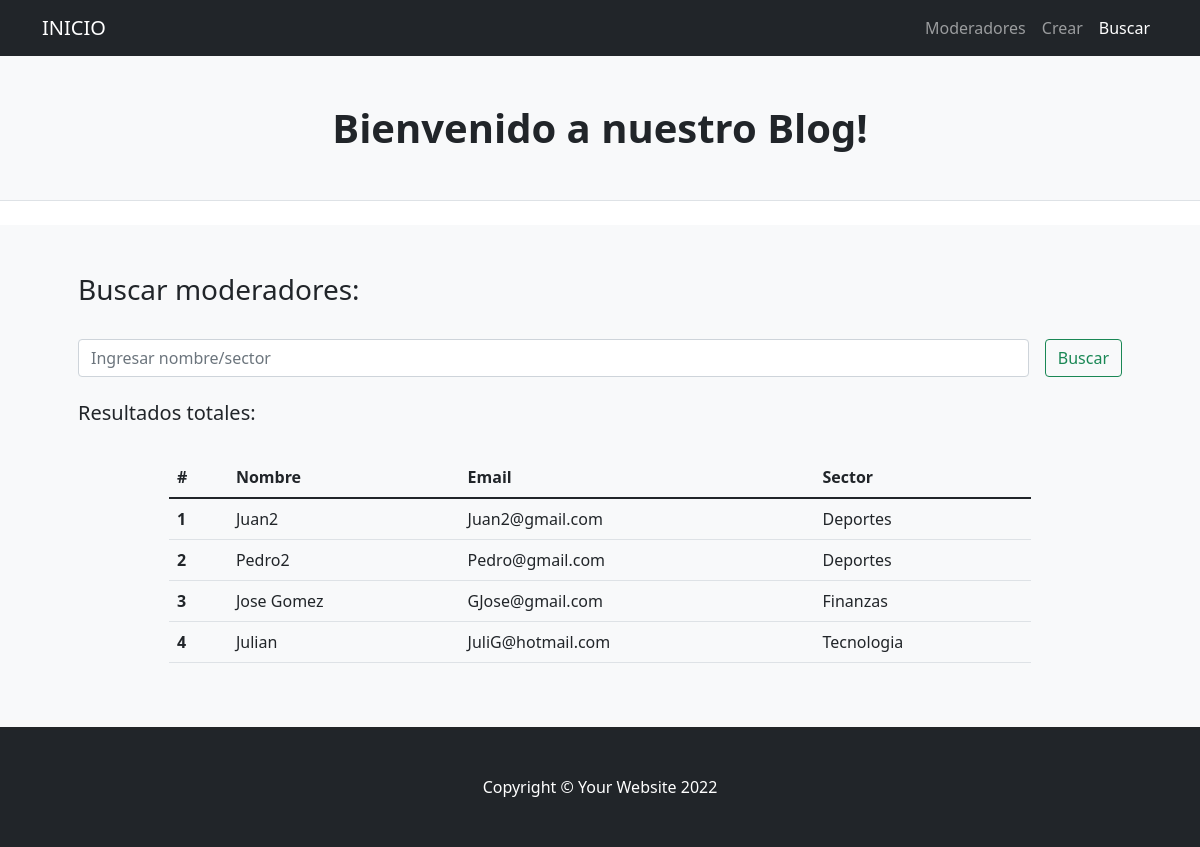
/ProyectoFinalApp/buscarModeradores/, run on the app's committed database.
### ProyectoFinalApp/models.py (models this page shows)
class Moderador(models.Model):
    nombre = models.CharField(max_length=30)
    mail = models.EmailField()
    sector = models.CharField(max_length=30)

### ProyectoFinalApp/views.py (the view)
# urls.py: path('buscarModeradores/' , buscarModeradores , name = 'buscarModeradores'),
def buscarModeradores(request):
    if request.method == "POST":
        search = request.POST["search"]
        if search != "":
            moderadores = Moderador.objects.filter( Q(nombre__icontains=search) | Q(sector__icontains=search) ).values()
            return render(request,"buscarModeradores.html",{"moderadores":moderadores, "search":True, "busqueda":search})
        else:
            moderadores = Moderador.objects.all()
            return render(request,"buscarModeradores.html",{"moderadores":moderadores, "search":False})
    else:
         moderadores = Moderador.objects.all()
         return render(request,"buscarModeradores.html",{"moderadores":moderadores, "search":False})

### ProyectoFinalApp/Templates/buscarModeradores.html (shortened to what this page needs)
{% extends 'base.html' %}
{% load static %}
{% block B1 %}
<nav class="navbar navbar-expand-lg navbar-dark bg-dark">
    <div class="container">
        <a class="navbar-brand" href="{% url 'inicio' %}">INICIO</a>
        <div class="collapse navbar-collapse" id="navbarSupportedContent">
            <ul class="navbar-nav ms-auto mb-2 mb-lg-0">
                <li class="nav-item"><a class="nav-link" href="{% url 'moderadores' %}">Moderadores</a></li>
                <li class="nav-item"><a class="nav-link" href="{% url 'crearModeradores' %}">Crear</a></li>
                <li class="nav-item"><a class="nav-link active" href="{% url 'buscarModeradores' %}">Buscar</a></li>
            </ul>
        </div>
    </div>
</nav>
{% endblock %}
{% block B2 %}
<section class="bg-light py-5">
    <div class="container px-5">
        <h3>Buscar moderadores:</h3>
        <br>
        <div class="row gx-5 justify-content-center">
            <div class="col-lg-12">
                <form class="d-flex my-2 my-lg-0" action="" method="post">
                    <input class="flex-grow-0 form-control mr-sm-2" type="search" name="search" placeholder="Ingresar nombre/sector" aria-label="Search">
                    <button class="btn btn-outline-success text-nowrap ms-3 my-2 my-sm-0" type="submit">  Buscar</button>
                </form>
            </div>
        </div>
        <br>
        <h5>Resultados
            {% if search %}
                para "{{busqueda}}":
            {% else %}
                totales:
            {% endif %}
        </h5>
        <br>
        <div class="row gx-5 justify-content-center">
            <div class="col-lg-10 table-responsive">
                <table class="table table-theme">
                    <thead>
                        <tr>
                            <th scope="col">#</th>
                            <th scope="col">Nombre</th>
                            <th scope="col">Email</th>
                            <th scope="col">Sector </th>
                        </tr>
                    </thead>
                    <tbody>
                        {% for mod in moderadores %}
                            <tr>
                                <th scope="row">{{forloop.counter}}</th>
                                <td>{{mod.nombre}}</td>
                                <td>{{mod.mail}}</td>
                                <td>{{mod.sector}}</td>
                            </tr>
                        {% endfor %}
                    </tbody>
                </table>
            </div>
        </div>
    </div>
</section>
{% endblock %}

### data on the page
Moderador: nombre "Juan2", mail "Juan2@gmail.com", sector "Deportes"
Moderador: nombre "Pedro2", mail "Pedro@gmail.com", sector "Deportes"
Moderador: nombre "Jose Gomez", mail "GJose@gmail.com", sector "Finanzas"
Moderador: nombre "Julian", mail "JuliG@hotmail.com", sector "Tecnologia"
